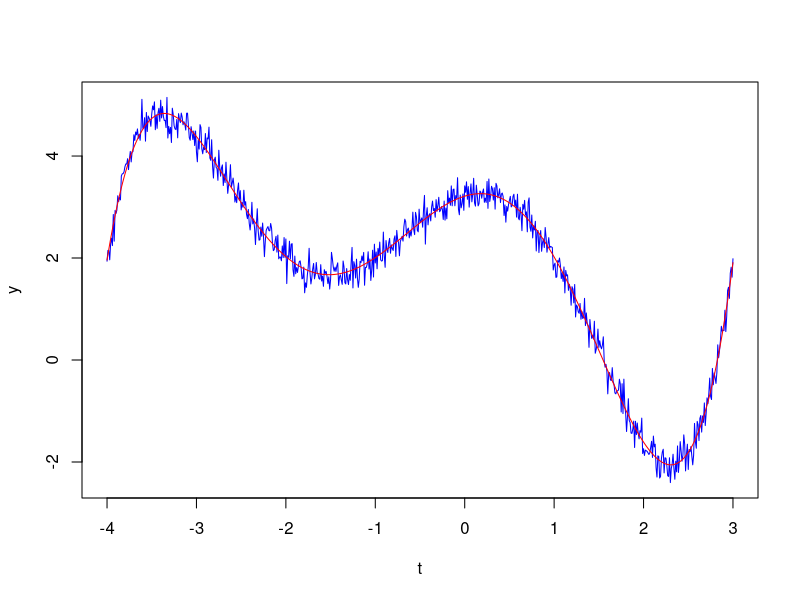
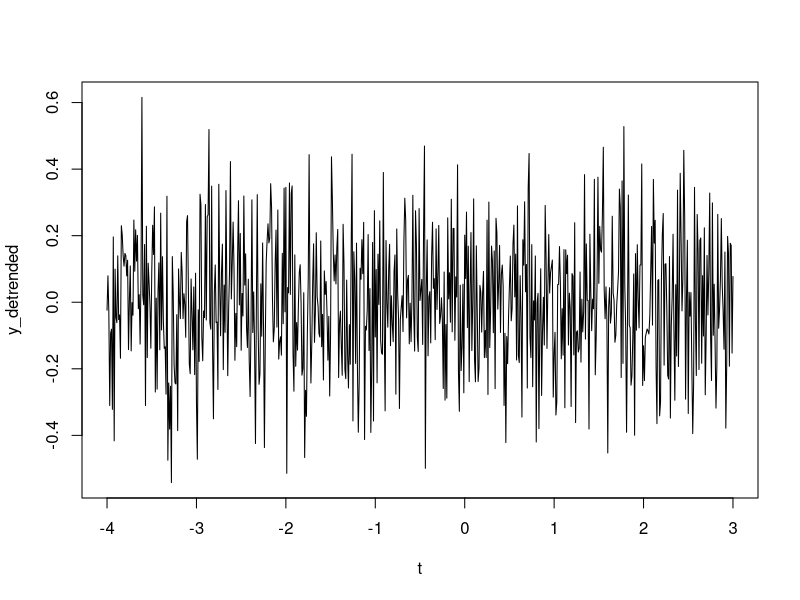

The R source for these figures, in order:
### LINEAR REGRESSION STANDALONE ######################################
### Ro Neumann, 2015 ##################################################

### INPUT: Time series with first column = time, 2nd  = data
### OUTPUT: trendline --> 1 column matrix, data values
###         y_detrended --> 1 column matrix, data values

data=read.table("Exercise3-3.txt", sep=" ")

t = as.numeric(unlist(data[1]))
y = as.numeric(unlist(data[2]))

lengthX = length(t)

#entries = matrix(1,nrow = length(t), ncol = 1)

A = matrix(1, nrow = lengthX, ncol = 9)

A [,1] = t^8
A[,2] = t^7
A[,3] = t^6
A[,4] = t^5
A[,5] = t^4
A[,6] = t^3
A[,7] = t^2
A[,8] = t

# Assumign P = I


# N = A'PA
N=t(A)%*%A  

#n=(A'*y)
n = t(A) %*% y

Qxx = solve(N)

#x=Qxx*n

x=Qxx%*%n

# Redundancy
r = length(y)-length(x)

#Residuals
v = (A%*%x)-y

# St.dev. of unknowns from  vtv, s_0, S_XX
vTPv = t(v) %*% v
s_0_2 = vTPv/r
s0 = s_0_2[1] # Due to numerical problem: is assigned as matrix, not scalar
S_XX= s0 * Qxx
sX = sqrt(diag(S_XX))


# Trendline
trendline= x[1]*t^8+x[2]*t^7+x[3]*t^6+x[4]*t^5+x[5]*t^4+x[6]*t^3+x[7]*t^2+x[8]*t+x[9];


# Detrending the data
y_detrended = y-trendline; 


# PLOT Original data and trendline
plot(t,y,type="l",col="blue")
lines(t,trendline, col="red") 

# PLOT detrended data in new window
plot(t,y_detrended,type="l",col="black")

